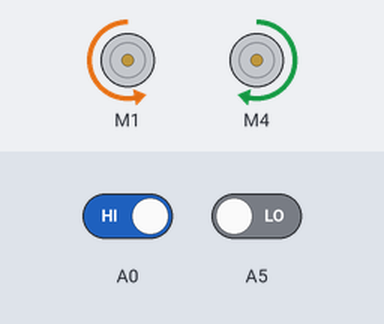
Bench run of a sketch on a simulated Arduino Uno, built with avr-gcc and run on an emulated ATmega328P. Shown: 2 × DC motor (green arrow = forward, orange = backward, longer = faster). Inputs (shaded band) come from the test bench; at power-on: A0 HIGH, A5 LOW.

Above: at 1.2 s.
1.3 s: A0 driven LOW
At 1.7 s:
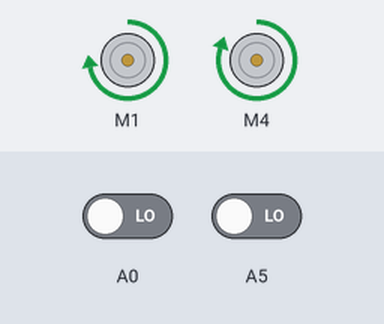
2.8 s: A5 driven HIGH
At 4.0 s:
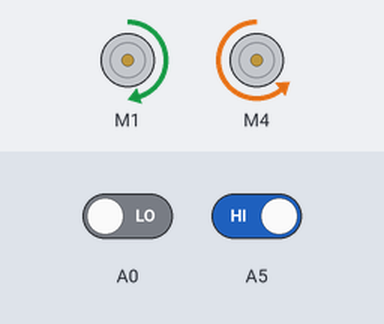
4.3 s: A5 driven LOW
At 5.2 s:
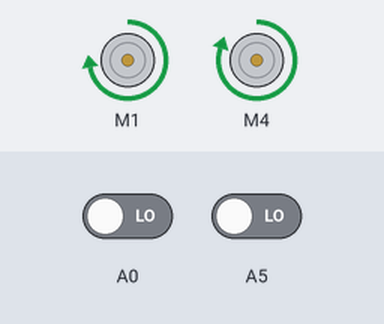
5.8 s: A0 driven HIGH
At 6.4 s:
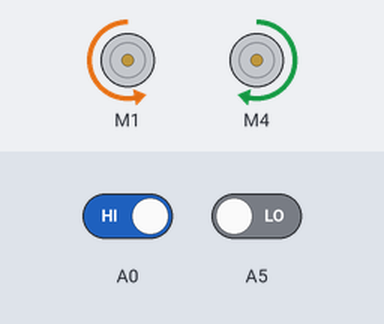
Timing chart, 0 to 8.3 s (numbered marks = the images above; inputs shaded):
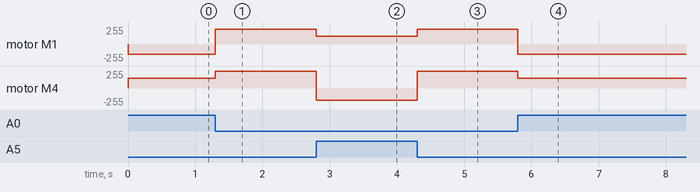

Measured:
- after the input at 1.3 s, motor M1: backward 150/255 → forward 223/255 at once; motor M4: forward 150/255 → forward 253/255 at once
- after the input at 2.8 s, motor M1: forward 223/255 → forward 120/255 at once; motor M4: forward 253/255 → backward 180/255 at once
- after the input at 4.3 s, motor M1: forward 120/255 → forward 223/255 at once; motor M4: backward 180/255 → forward 253/255 at once
- after the input at 5.8 s, motor M1: forward 223/255 → backward 150/255 at once; motor M4: forward 253/255 → forward 150/255 at once

The sketch:

finaltermLinetracer.ino
```cpp
//11시35분
#include <AFMotor.h>
AF_DCMotor motor_L(1);
AF_DCMotor motor_R(4);

// 상태 변수
int diff = 30; // 30 확정 (32 ~ 35 사이에서 고민함)

// 1. 직진: 무조건 최대 속도 (0~255 중 Max)
int speed_max = 253; // 250 ~ 254 / 255(문제)

// 2. 코너링: 직진 관성을 이겨내기 위해 강력한 힘 필요
// 바깥쪽 바퀴는 속도를 살짝 줄여서 접지력 확보
int speed_turn_outer = 150;
// 안쪽 바퀴는 아주 강하게 뒤로 당겨서(역회전) 차머리를 억지로 돌림
int speed_turn_inner = 180;

void setup() {
  motor_L.setSpeed(speed_max);
  motor_R.setSpeed(speed_max);
  motor_L.run(RELEASE);
  motor_R.run(RELEASE);
}

void loop() {
  int val1 = digitalRead(A0); // 왼쪽
  int val2 = digitalRead(A5); // 오른쪽

  // 1. 직진 (둘 다 흰색)
  if (val1 == 0 && val2 == 0) {
    motor_L.setSpeed(speed_max-diff);
    motor_R.setSpeed(speed_max);
    motor_L.run(FORWARD);
    motor_R.run(FORWARD);
  }

  // 2. 우회전 (오른쪽이 검은 선)
  else if (val1 == 0 && val2 == 1) {
    motor_L.setSpeed(speed_turn_outer-diff);
    motor_R.setSpeed(speed_turn_inner);

    motor_L.run(FORWARD);
    motor_R.run(BACKWARD); // 빡! 하고 뒤로 당김
  }

  // 3. 좌회전 (왼쪽이 검은 선)
  else if (val1 == 1 && val2 == 0) {
    motor_L.setSpeed(speed_turn_inner - diff);
    motor_R.setSpeed(speed_turn_outer);

    motor_L.run(BACKWARD); // 빡! 하고 뒤로 당김
    motor_R.run(FORWARD);
  }

  // 4. 교차로/십자 구간 (둘 다 검은 선)
  else if (val1 == 1 && val2 == 1) {
    motor_L.setSpeed(speed_max-diff);
    motor_R.setSpeed(speed_max);
    motor_L.run(FORWARD);
    motor_R.run(FORWARD);
  }
}
```
